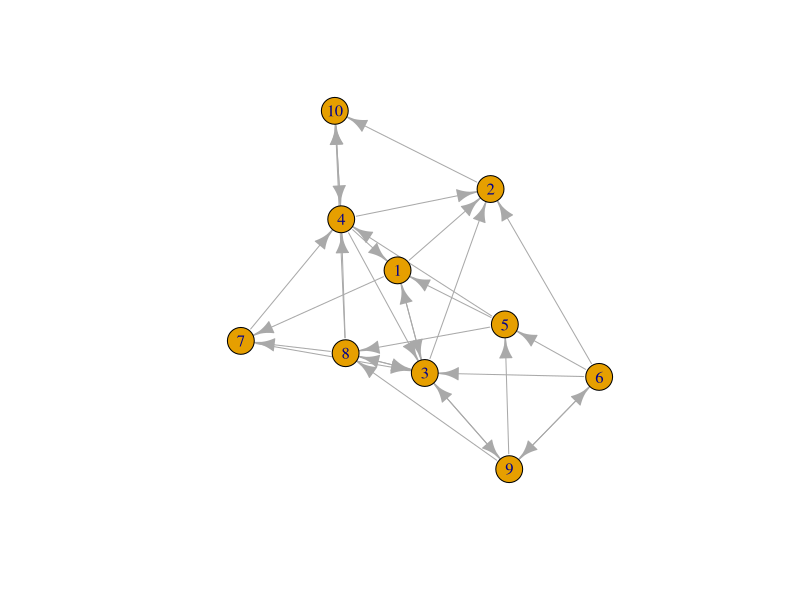
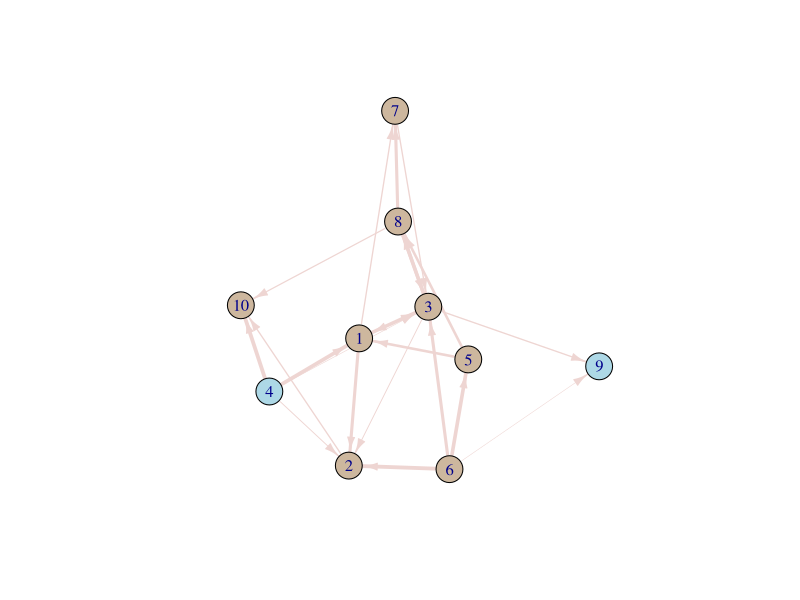
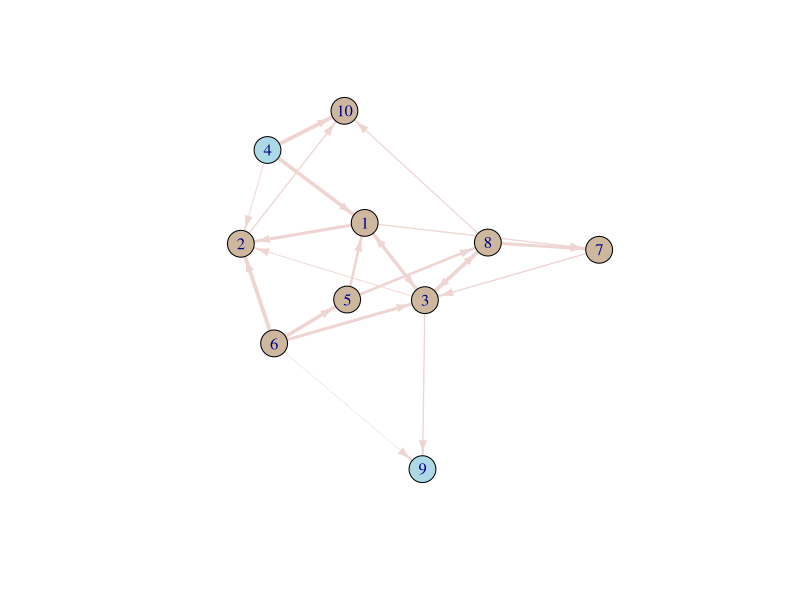
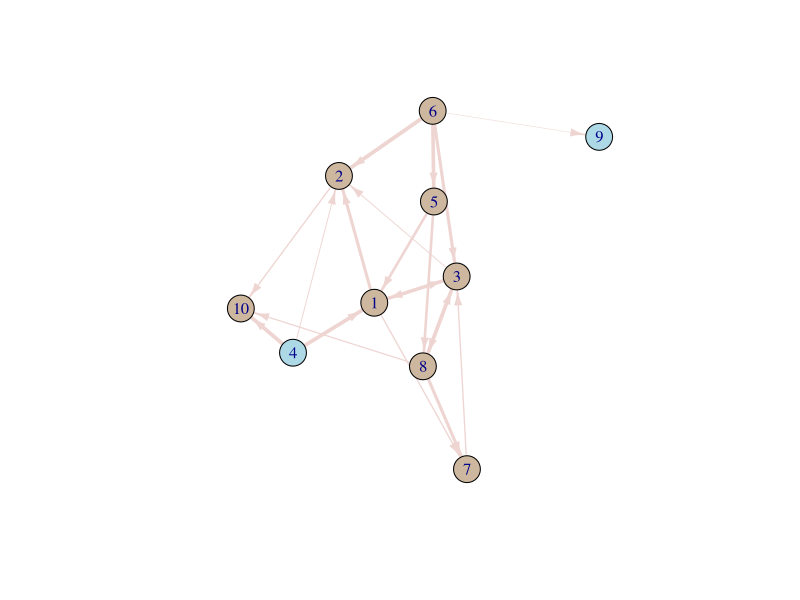
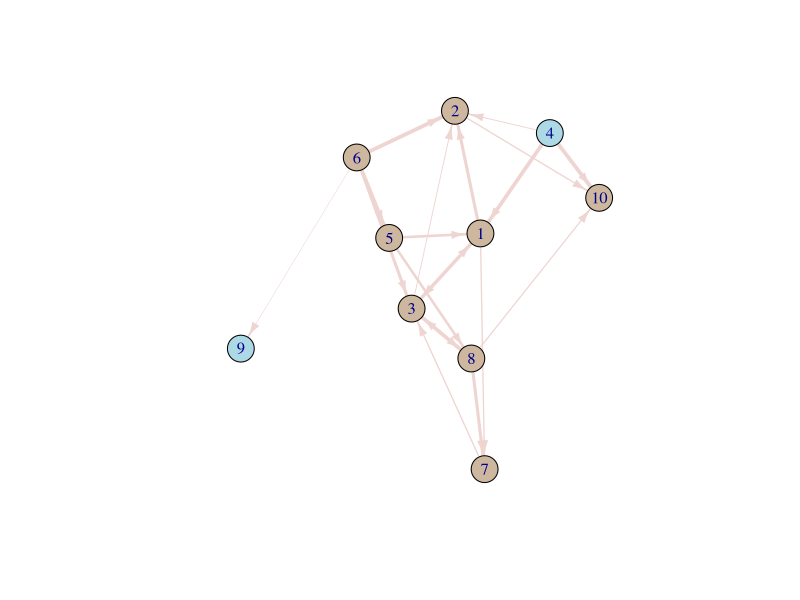
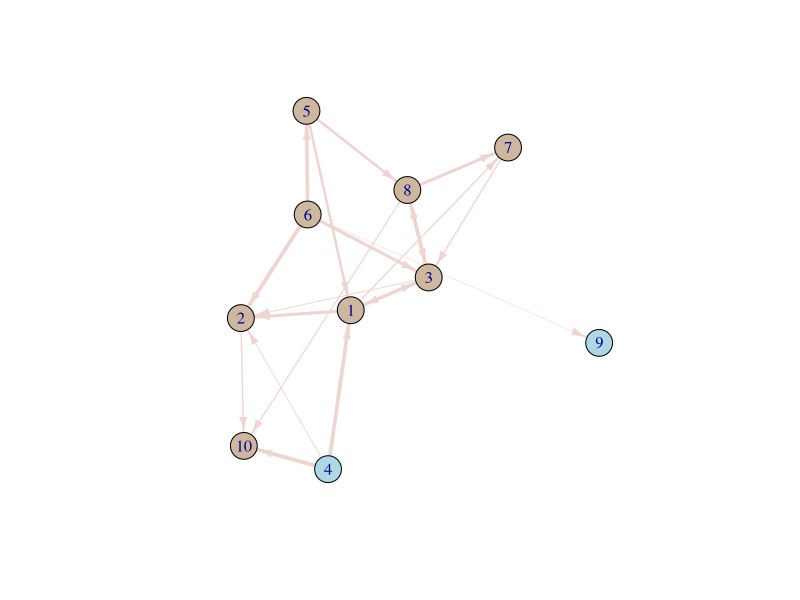
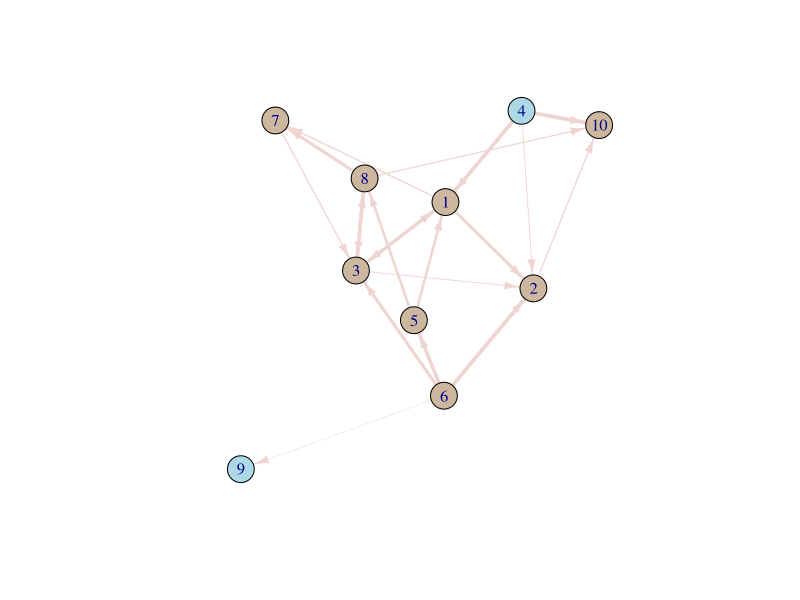
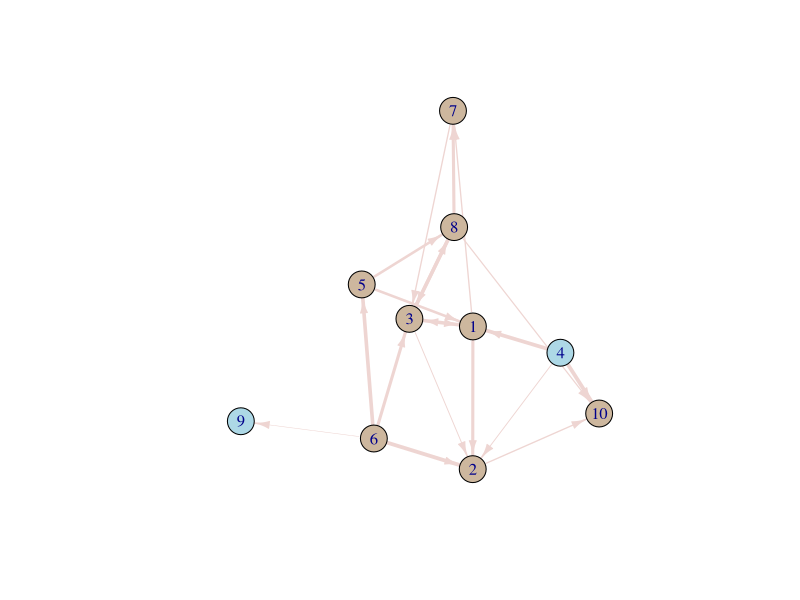

Source code (R) for these figures, in order: (Note: a time limit stopped this script after it produced the figures.)
#
# Sami Hossain
# 03/23/2021
# Custom Implementation of Dinitz's (Maximum Flow) Algorithm
#                         (Cherkassky Optimization)
#
#   Batch processing of paths === Maximum Flow Path can be decomposed into several(<N) Blocking Flows Paths

############
### SETUP ##
############
library(igraph)
nodes <- 10

#generate a random network graph
graph <- erdos.renyi.game(nodes, .35, type = "gnp", directed = T)

plot(graph)

rand <- sample(1:nodes, 2, replace = F) #choose a source and sink
source <- rand[1]
sink <- rand[2]

for(i in 1:nodes){
  if(graph[from=i, to= source]){  #remove edges incoming to source
    graph[from=i, to= source] <- FALSE
  }
  if(graph[from=sink, to=i]){  #remove edges outgoing from sink
    graph[from=sink, to=i] <- FALSE
  }
}

E(graph)$weight <- sample(5:40,length(E(graph)), replace = T)

E(graph)$width <- E(graph)$weight/10
V(graph)$color <- "bisque3"
E(graph)$color <- "mistyrose2"
V(graph)[sink]$color <- "lightblue"
V(graph)[source]$color <- "lightblue"
graph$layout <- layout.fruchterman.reingold

plot(graph, edge.arrow.size = .75, edge.arrow.width= .75)

remove(i, rand)
graph2 <- graph

################
### ALGORITHM ##
################
flow <<- c()  #initialize global scope stack
MaxFlow <<- 0
flowEdges <<- matrix(0L, nrow = nodes, ncol= nodes)  #keep track of flow pushed to every edge for plotting purposes

dfs <- function(source, sink) {
  flow <<- c(flow, source) #concatenate current element
  
  if(source == sink){
    if(length(flow) > 1){
      augmentFlow(flow)
    }
    return(sink)
  }
  
  # Recurse with all children
  children <- which(graph[source,] != 0)
  for(i in children) {
    if(V(graph)[source]$level+1 == V(graph)[i]$level  ){   #get all adjacent & uphill(> level) vertexes 
      result = dfs(i, sink)
      if (!is.null(result)) {
        return (result)
      }
    }
  }
  
  flow <<- flow[-length(flow)] #remove last element
  return (NULL)
}

augmentFlow <- function(flow) {
  minFlow <- Inf
  for(i in 1:length(flow)-1){
    minFlow <- min(minFlow, graph[flow[i],flow[i+1]])
  }
  
  for(i in 1:(length(flow)-1)){  #pemdas is a bitch
    if(graph[flow[i],flow[i+1]] - minFlow == 0){
      graph[from= flow[i],to= flow[i+1]] <<- FALSE #delete the edge for simplicity
    }
    else{
      graph[flow[i],flow[i+1]] <<- graph[flow[i],flow[i+1]] - minFlow  #decrease flow on current edge
    }
    
    graph[flow[i+1],flow[i]] <<- graph[flow[i+1],flow[i]] + minFlow  #increase on inverse edge
    
    flowEdges[flow[i], flow[i+1]] <<- flowEdges[flow[i], flow[i+1]] + minFlow
  }
  
  MaxFlow <<- MaxFlow + minFlow
}

repeat{
  #BFS layered graph
  V(graph)$level <- bfs(graph, source, neimode = "out", dist = T, unreachable = FALSE)$dist 
  if(is.nan(V(graph)[sink]$level)){ break }  #sink is disconnected from source
  
  flow <<- c()  #reset every dfs iteration
  dfs(source,sink)  #dfs blocking paths 
  
  plot(graph, edge.arrow.size = .75, edge.arrow.width= .75)
  date_time<-Sys.time()
  while((as.numeric(Sys.time()) - as.numeric(date_time))<.75){}  #manual 3/4 second delay to visually process plot changes
}


################
### VISUALIZE ##
################
#simplify the flow matrix
for(i in 1:nodes){
  for(j in 1:nodes){
    if(flowEdges[i,j] >0 && flowEdges[j,i] > 0){  #if there was flow sent through both an edge and its inverse edge, we want to combine them
      if(flowEdges[i,j] > flowEdges[j,i]){
        flowEdges[i,j] <- flowEdges[i,j] - flowEdges[j,i]
        flowEdges[j,i] <- 0
      }
      else{
        flowEdges[j,i] <- flowEdges[j,i] - flowEdges[i,j]
        flowEdges[i,j] <- 0
      }
    }
  }
}

for(i in 1:nodes){  #aggregate all flow paths with the original graph
  for(j in 1:nodes){
    if(flowEdges[i,j]>0){
      graph2[i,j] <- flowEdges[i,j]
      edge <- get.edge.ids(graph2, c(i,j))
      E(graph2)[edge]$color <- "skyblue"
      V(graph2)[i]$color <- "skyblue"
      V(graph2)[j]$color <- "skyblue"
    }
  }
}

remove(i,j,date_time,edge,flow)

V(graph2)[sink]$color <- "azure"
V(graph2)[source]$color <- "azure"
E(graph2)$width <- E(graph2)$weight/10
plot(graph2, edge.arrow.size = .75, edge.arrow.width= .75)
print(paste0("Max flow value: ", MaxFlow))
